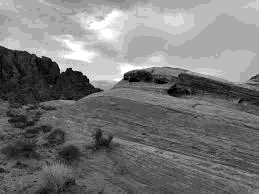
#> input picture Pictures/original_image.png, 259 x 194 px, found by its file name
$ jupyter execute Filtering_in_Frequency_Domain.ipynb   (shell and % lines are left out)
#> lines starting #> are read from the running program, lines starting #| are printed output that depends on the picture
<a href="https://colab.research.google.com/github/AsadiAhmad/Filtering-in-Frequency-Domain/blob/main/Code/Filtering_in_Frequency_Domain.ipynb" target="_parent"></a>

# Step 1: Import Libraries

[cell 1]
import cv2
import numpy as np
import math
import matplotlib.pyplot as plt
from matplotlib.colors import LogNorm
from itertools import chain

# Step 2: Download Images

# Step 3: Load Image

[cell 2]
original_image = cv2.imread("original_image.png", cv2.IMREAD_GRAYSCALE)
#> original_image is the input picture: shape (194, 259); min 0, max 255, mean 120

[cell 3]
plt.imshow(original_image, cmap='gray')
plt.show()

# Step 4: Add Periodic Noise

[cell 4]
def f(x,y):
  return np.sin((1/2)*np.pi*x)+np.cos((1/3)*np.pi*y)

[cell 5]
X, Y = original_image.shape
#> X = 194; Y = 259
noise = np.zeros((X, Y))
for i in range(X):
    for j in range(Y):
        noise[i,j] = f(i,j)*100
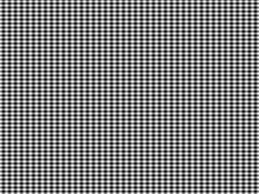
#> noise: shape (194, 259) float64; min -200, max 200, mean 0.9; drawn with min black and max white

noisy_image = original_image + noise
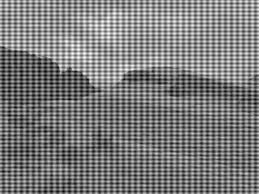
#> noisy_image: shape (194, 259) float64; min -200, max 455, mean 121; drawn with min black and max white

[cell 6]
plt.imshow(noisy_image, cmap='gray')
plt.show()

# Step 5: Convert Image into the Frequency Domain

[cell 7]
def convert_image_frequency(noisy_image):
    f_transform = np.fft.fft2(noisy_image)
    f_shifted = np.fft.fftshift(f_transform)
    return f_shifted

[cell 8]
f_shifted = convert_image_frequency(noisy_image)

[cell 9]
magnitude_spectrum = 20 * np.log(np.abs(f_shifted) + 1)
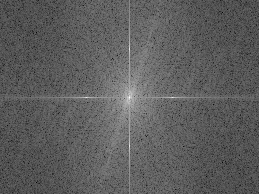
#> magnitude_spectrum: shape (194, 259) float64; min 54.49, max 312.4, mean 149.3; drawn with min black and max white
plt.figure(figsize=[13, 6])
plt.subplot(121),plt.imshow(noisy_image, cmap='gray'),plt.title('noisy_image'), plt.axis('off');
plt.subplot(122),plt.imshow(magnitude_spectrum, cmap='gray'),plt.title('magnitude_spectrum'), plt.axis('off');
plt.show()
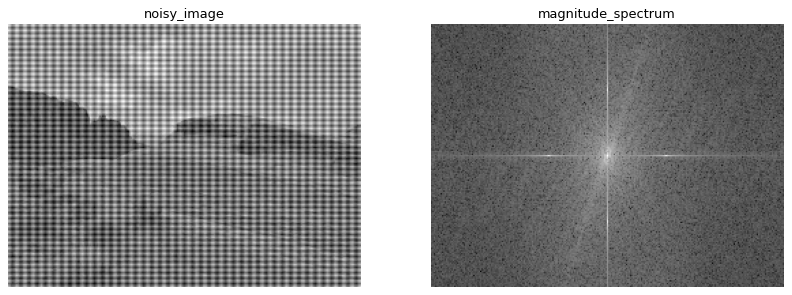
#> figure drawn by matplotlib, 2 panels

# Step 6: Define a cross filter mask

[cell 10]
def define_cross_filter_mask(shape, circle_reduce):
#> called with shape = (194, 259), circle_reduce = 2
    height, width = shape
    filter_mask = np.ones((height, width), dtype=np.uint8)
    rectangle_width = (width // 2) - circle_reduce
    rectangle_height = (height // 2) - circle_reduce

    for i in chain(range(0, rectangle_height), range(height - rectangle_height, height)):
        for j in range(rectangle_width, width - rectangle_width):
            filter_mask[i, j] = 0

    for i in range(rectangle_height, height - rectangle_height):
        for j in chain(range(0, rectangle_width), range(width - rectangle_width, width)):
            filter_mask[i, j] = 0

    return filter_mask

[cell 11]
mask = define_cross_filter_mask(f_shifted.shape, 2)
frequency_filtered = f_shifted * mask

[cell 12]
mask_visualization = mask * 255
magnitude_spectrum_filtered = magnitude_spectrum  * mask
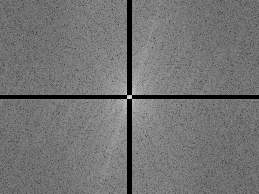
#> magnitude_spectrum_filtered: shape (194, 259) float64; min 0, max 312.4, mean 142.5; drawn with min black and max white

plt.figure(figsize=[13, 6])
plt.subplot(121), plt.imshow(mask_visualization, cmap='gray'), plt.title('Mask'), plt.axis('off')
plt.subplot(122), plt.imshow(magnitude_spectrum_filtered, cmap='gray'), plt.title('Filtered Frequency'), plt.axis('off')
plt.show()
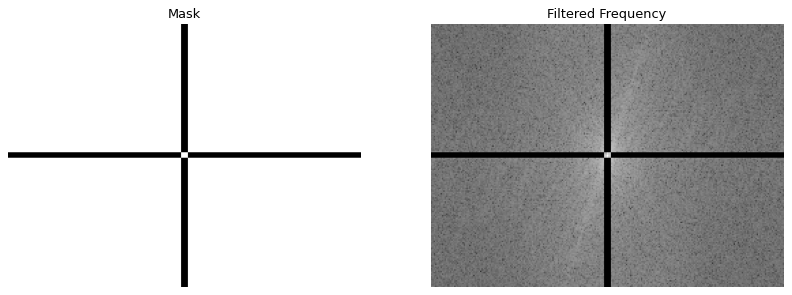
#> figure drawn by matplotlib, 2 panels

# Step 7: Inverse FFT

[cell 13]
frequency_ishift = np.fft.ifftshift(frequency_filtered)
image_reconstructed = np.fft.ifft2(frequency_ishift)
image_reconstructed = np.abs(image_reconstructed)
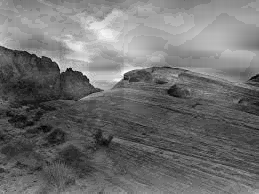
#> image_reconstructed: shape (194, 259) float64; min 1.64, max 275, mean 121.6; drawn with min black and max white

[cell 14]
plt.figure(figsize=(10, 4))
plt.subplot(121), plt.imshow(noisy_image, cmap="gray"), plt.title("Noisy Image"), plt.axis('off')
plt.subplot(122), plt.imshow(image_reconstructed, cmap="gray"), plt.title("Reconstructed Image"), plt.axis('off')
plt.show()

# Step 8: Compare Original Image with Reconstructed Image

[cell 15]
plt.figure(figsize=(10, 4))
plt.subplot(121), plt.imshow(original_image, cmap="gray"), plt.title("Original Image"), plt.axis('off')
plt.subplot(122), plt.imshow(image_reconstructed, cmap="gray"), plt.title("Reconstructed Image"), plt.axis('off')
plt.show()

# Step 9: Quality Assurance with PSNR

[cell 16]
def psnr(original, noisy):
    mse = np.mean((original - noisy) ** 2)
    if mse == 0:
        return 100
    PIXEL_MAX = 255.0
    psnr_value = 20 * math.log10(PIXEL_MAX / math.sqrt(mse))
    return psnr_value

[cell 17]
original_float = original_image.astype(np.float32)
noisy_float = noisy_image.astype(np.float32)
reconstructed_float = image_reconstructed.astype(np.float32)

[cell 18]
psnr_noisy = psnr(original_float, noisy_float)
#> in psnr, `mse = np.mean((original - noisy) ** 2)`: mse = 10019.7
#> in psnr, `psnr_value = 20 * math.log10(PIXEL_MAX / math.sqrt(mse))`: psnr_value = 8.12
#> psnr_noisy = 8.12
psnr_reconstructed = psnr(original_float, reconstructed_float)
#> psnr_reconstructed = 19.47

print(f"PSNR (Original vs Noisy): {psnr_noisy:.2f} dB")
#| PSNR (Original vs Noisy): 8.12 dB
print(f"PSNR (Original vs Reconstructed): {psnr_reconstructed:.2f} dB")
#| PSNR (Original vs Reconstructed): 19.47 dB

$ run again, with Pictures/noisy_image.png copied over Pictures/original_image.png
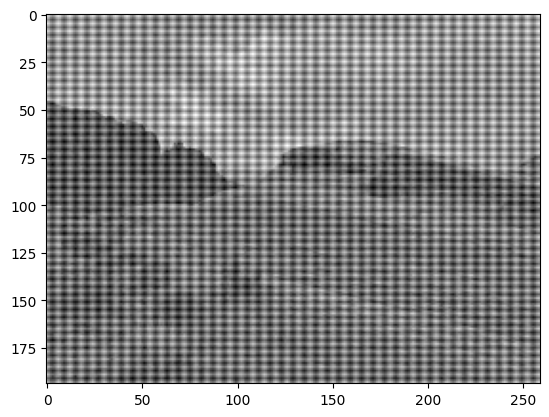
#> input picture Pictures/noisy_image.png, 549 x 417 px, found by its file name
#> original_image is the input picture: shape (417, 549); min 0, max 255, mean 148.2
#> after the loop `for i in range(X):`:
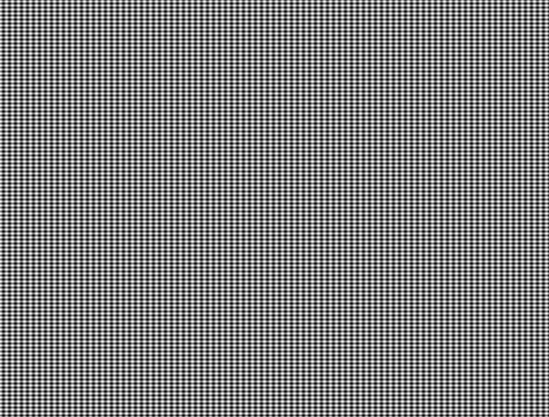
#> noise: shape (417, 549) float64; min -200, max 200, mean 0.2; drawn with min black and max white
#> `image_reconstructed = np.abs(image_reconstructed)`:
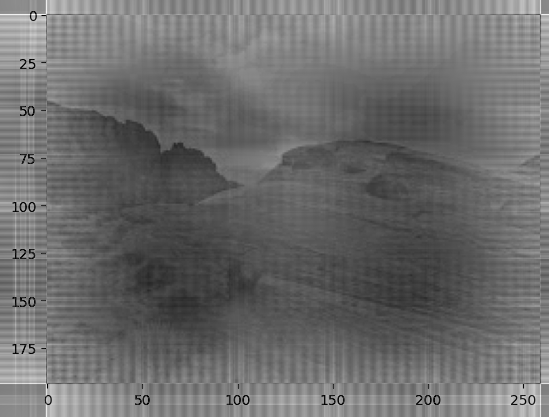
#> image_reconstructed: shape (417, 549) float64; min 0.0812, max 348.5, mean 148.5; drawn with min black and max white
#> mse = 9988
#> psnr_value = 8.14
#> psnr_reconstructed = 13.83
#| PSNR (Original vs Noisy): 8.14 dB
#| PSNR (Original vs Reconstructed): 13.83 dB

$ run again, with Pictures/reconstructed_comparison.png copied over Pictures/original_image.png
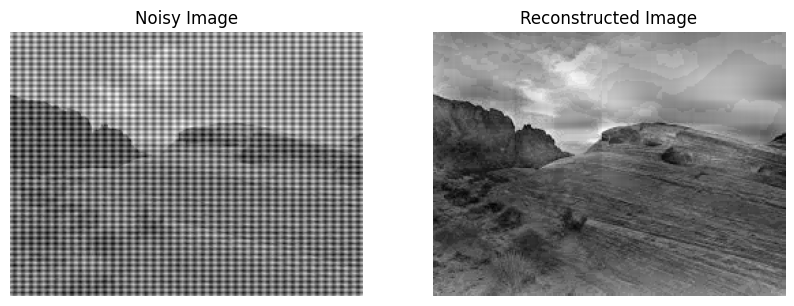
#> input picture Pictures/reconstructed_comparison.png, 794 x 306 px, found by its file name
#> original_image is the input picture: shape (306, 794); min 0, max 255, mean 148.7
#> after the loop `for i in range(X):`:
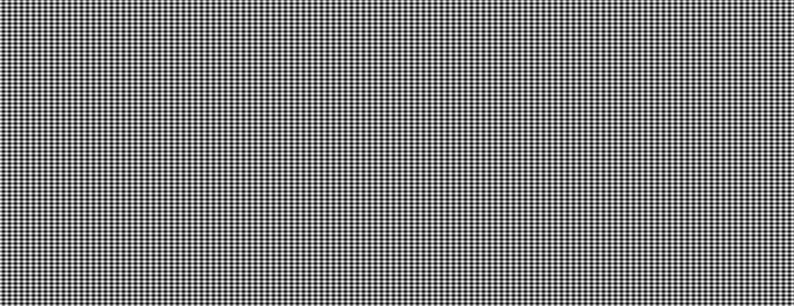
#> noise: shape (306, 794) float64; min -200, max 200, mean 0.5; drawn with min black and max white
#> `image_reconstructed = np.abs(image_reconstructed)`:
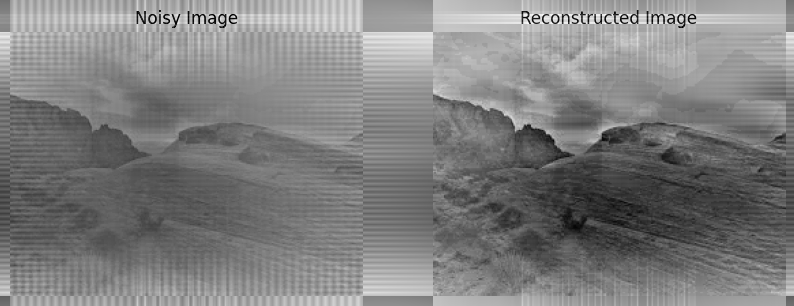
#> image_reconstructed: shape (306, 794) float64; min 0.929, max 297.9, mean 149.8; drawn with min black and max white
#> mse = 10003.3
#> psnr_value = 8.13
#> psnr_reconstructed = 14.04
#| PSNR (Original vs Noisy): 8.13 dB
#| PSNR (Original vs Reconstructed): 14.04 dB
